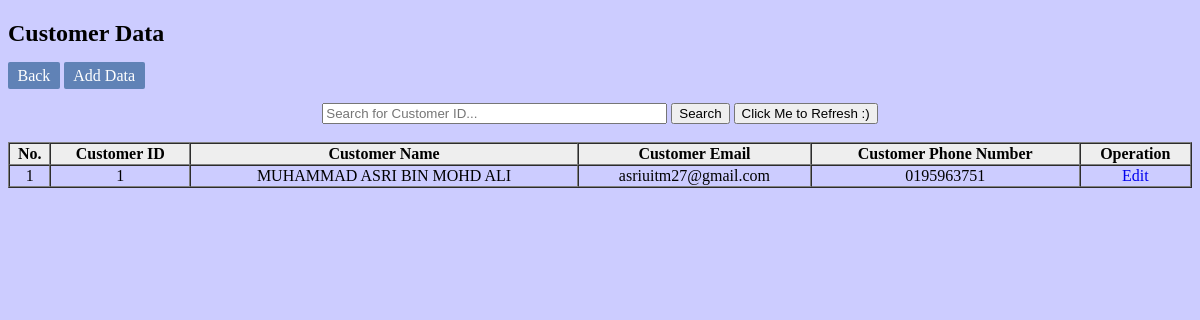
Before: /customer_list.php with the older database file.
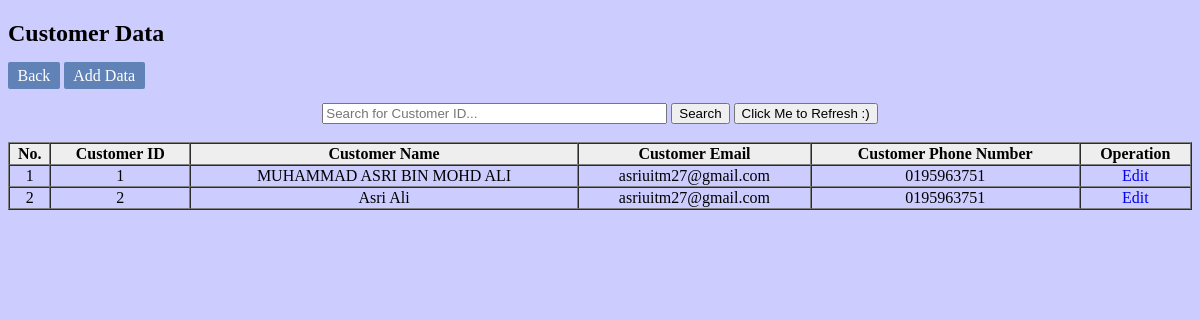
After: the same page with the newer database file.
### tables this page shows
CREATE TABLE `customer` (
  `cust_id` int(6) NOT NULL,
  `cust_name` varchar(50) NOT NULL,
  `cust_email` varchar(50) NOT NULL,
  `cust_phoneno` varchar(15) NOT NULL,
  `username` varchar(15) NOT NULL,
  `password` varchar(50) NOT NULL
);

### customer_list.php (the view, shortened to what this page needs)
<!DOCTYPE html>
<html>
<head>
</head>
<body style="background-color:#CCCCFF;">
	<h2>Customer Data</h2>
	<a href="admin_page.php" style="padding: 0.4% 0.8%;background-color: #6082B6;color: #fff;border-radius: 2px;text-decoration: none;">Back</a>
	<a href="customer_insert_form.php" style="padding: 0.4% 0.8%;background-color: #6082B6;color: #fff;border-radius: 2px;text-decoration: none;">Add Data</a><br><br>
	<center>
	<form action="" method="post">
		<input type="text" name="keyword" size="40" autofocus placeholder="Search for Customer ID..." autocomplete="off">
		<button type="submit" name="search">Search</button>
		<a href="customer_list.php">
        	<button>Click Me to Refresh :)</button>
     	</a>
	</form>
	</center>
	<br>
	<table border="1" cellspacing="0" width="100%">
		<tr style="text-align: center;font-weight: bold;background-color: #eee;">
			<td>No.</td>
			<td>Customer ID</td>
			<td>Customer Name</td>
			<td>Customer Email</td>
			<td>Customer Phone Number</td>
			<td>Operation</td>
		</tr>
		<?php
		include("db_connection.php");
		$no = 1;
		if(isset($_POST['search']))
		{
			$select = search($_POST['keyword']);
		}else {
			$select = mysqli_query($con, "SELECT * FROM `customer`;");
		}
		if(mysqli_num_rows($select) > 0){
		while($hasil = mysqli_fetch_array($select)){
			?>
			<tr style="text-align: center;">
				<td><?php echo $no++; ?></td>
				<td><?php echo $hasil['cust_id']; ?></td>
				<td><?php echo $hasil['cust_name']; ?></td>
				<td><?php echo $hasil['cust_email']; ?></td>
				<td><?php echo $hasil['cust_phoneno']; ?></td>
				<td>
					<a href="customer_edit_form.php?cust_id=<?php echo $hasil['cust_id'] ?>" style="text-decoration: none;">Edit</a>
				</td>
			</tr>
			<?php }}else{ ?>
			<tr>
				<td colspan="13" align="center">Empty Data</td>
			</tr>
			<?php } ?>
	</table>
</body>
</html>

Changed rows visible on the page:
added customer: cust_id "2", cust_name "Asri Ali", cust_email "asriuitm27@gmail.com", cust_phoneno "0195963751"
